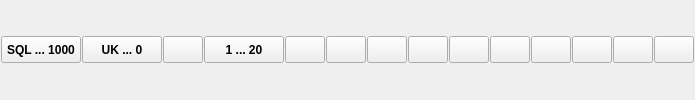
                <widget class="QFrame" name="frame_13">
                 <property name="sizePolicy">
                  <sizepolicy hsizetype="Preferred" vsizetype="Maximum">
                   <horstretch>0</horstretch>
                   <verstretch>0</verstretch>
                  </sizepolicy>
                 </property>
                 <property name="frameShape">
                  <enum>QFrame::NoFrame</enum>
                 </property>
                 <property name="frameShadow">
                  <enum>QFrame::Raised</enum>
                 </property>
                 <layout class="QHBoxLayout" name="horizontalLayout_9">
                  <property name="spacing">
                   <number>1</number>
                  </property>
                  <property name="leftMargin">
                   <number>1</number>
                  </property>
                  <property name="topMargin">
                   <number>1</number>
                  </property>
                  <property name="rightMargin">
                   <number>1</number>
                  </property>
                  <property name="bottomMargin">
                   <number>1</number>
                  </property>
                  <item>
                   <widget class="QPushButton" name="btnPretragaPrivatni_2">
                    <property name="sizePolicy">
                     <sizepolicy hsizetype="Preferred" vsizetype="Maximum">
                      <horstretch>0</horstretch>
                      <verstretch>0</verstretch>
                     </sizepolicy>
                    </property>
                    <property name="minimumSize">
                     <size>
                      <width>0</width>
                      <height>27</height>
                     </size>
                    </property>
                    <property name="font">
                     <font>
                      <weight>75</weight>
                      <bold>true</bold>
                     </font>
                    </property>
                    <property name="cursor">
                     <cursorShape>PointingHandCursor</cursorShape>
                    </property>
                    <property name="text">
                     <string>SQL ... 1000</string>
                    </property>
                    <property name="autoExclusive">
                     <bool>true</bool>
                    </property>
                   </widget>
                  </item>
                  <item>
                   <widget class="QPushButton" name="btnIdentification_5">
                    <property name="sizePolicy">
                     <sizepolicy hsizetype="Preferred" vsizetype="Maximum">
                      <horstretch>0</horstretch>
                      <verstretch>0</verstretch>
                     </sizepolicy>
                    </property>
                    <property name="minimumSize">
                     <size>
                      <width>0</width>
                      <height>27</height>
                     </size>
                    </property>
                    <property name="maximumSize">
                     <size>
                      <width>16777215</width>
                      <height>27</height>
                     </size>
                    </property>
                    <property name="font">
                     <font>
                      <weight>75</weight>
                      <bold>true</bold>
                     </font>
                    </property>
                    <property name="cursor">
                     <cursorShape>PointingHandCursor</cursorShape>
                    </property>
                    <property name="text">
                     <string>UK ... 0</string>
                    </property>
                   </widget>
                  </item>
                  <item>
                   <widget class="QPushButton" name="btnFilterNaziv_2">
                    <property name="sizePolicy">
                     <sizepolicy hsizetype="Maximum" vsizetype="Fixed">
                      <horstretch>0</horstretch>
                      <verstretch>0</verstretch>
                     </sizepolicy>
                    </property>
                    <property name="minimumSize">
                     <size>
                      <width>0</width>
                      <height>27</height>
                     </size>
                    </property>
                    <property name="maximumSize">
                     <size>
                      <width>16777215</width>
                      <height>27</height>
                     </size>
                    </property>
                    <property name="font">
                     <font>
                      <weight>75</weight>
                      <bold>true</bold>
                     </font>
                    </property>
                    <property name="cursor">
                     <cursorShape>PointingHandCursor</cursorShape>
                    </property>
                    <property name="text">
                     <string/>
                    </property>
                    <property name="icon">
                     <iconset resource="../../resources/DonatForm.qrc">
                      <normaloff>:/InDonat/Forms/images/scroll_left.gif</normaloff>:/InDonat/Forms/images/scroll_left.gif</iconset>
                    </property>
                    <property name="iconSize">
                     <size>
                      <width>16</width>
                      <height>16</height>
                     </size>
                    </property>
                   </widget>
                  </item>
                  <item>
                   <widget class="QPushButton" name="btnIdentification_7">
                    <property name="sizePolicy">
                     <sizepolicy hsizetype="Preferred" vsizetype="Maximum">
                      <horstretch>0</horstretch>
                      <verstretch>0</verstretch>
                     </sizepolicy>
                    </property>
                    <property name="minimumSize">
                     <size>
                      <width>0</width>
                      <height>27</height>
                     </size>
                    </property>
                    <property name="maximumSize">
                     <size>
                      <width>16777215</width>
                      <height>27</height>
                     </size>
                    </property>
                    <property name="font">
                     <font>
                      <weight>75</weight>
                      <bold>true</bold>
                     </font>
                    </property>
                    <property name="cursor">
                     <cursorShape>PointingHandCursor</cursorShape>
                    </property>
                    <property name="text">
                     <string>1 ... 20</string>
                    </property>
                   </widget>
                  </item>
                  <item>
                   <widget class="QPushButton" name="btnFilterNaziv_3">
                    <property name="sizePolicy">
                     <sizepolicy hsizetype="Maximum" vsizetype="Fixed">
                      <horstretch>0</horstretch>
                      <verstretch>0</verstretch>
                     </sizepolicy>
                    </property>
                    <property name="minimumSize">
                     <size>
                      <width>0</width>
                      <height>27</height>
                     </size>
                    </property>
                    <property name="maximumSize">
                     <size>
                      <width>16777215</width>
                      <height>27</height>
                     </size>
                    </property>
                    <property name="font">
                     <font>
                      <weight>75</weight>
                      <bold>true</bold>
                     </font>
                    </property>
                    <property name="cursor">
                     <cursorShape>PointingHandCursor</cursorShape>
                    </property>
                    <property name="text">
                     <string/>
                    </property>
                    <property name="icon">
                     <iconset resource="../../resources/DonatForm.qrc">
                      <normaloff>:/InDonat/Forms/images/scroll_right.gif</normaloff>:/InDonat/Forms/images/scroll_right.gif</iconset>
                    </property>
                    <property name="iconSize">
                     <size>
                      <width>16</width>
                      <height>16</height>
                     </size>
                    </property>
                   </widget>
                  </item>
                  <item>
                   <widget class="QPushButton" name="btnIdentification_6">
                    <property name="sizePolicy">
                     <sizepolicy hsizetype="Preferred" vsizetype="Maximum">
                      <horstretch>0</horstretch>
                      <verstretch>0</verstretch>
                     </sizepolicy>
                    </property>
                    <property name="minimumSize">
                     <size>
                      <width>0</width>
                      <height>27</height>
                     </size>
                    </property>
                    <property name="maximumSize">
                     <size>
                      <width>16777215</width>
                      <height>27</height>
                     </size>
                    </property>
                    <property name="font">
                     <font>
                      <weight>75</weight>
                      <bold>true</bold>
                     </font>
                    </property>
                    <property name="cursor">
                     <cursorShape>PointingHandCursor</cursorShape>
                    </property>
                    <property name="toolTip">
                     <string>Identifikacija korisnika</string>
                    </property>
                    <property name="statusTip">
                     <string>Identifikacija korisnika</string>
                    </property>
                    <property name="whatsThis">
                     <string>Identifikacija korisnika</string>
                    </property>
                   </widget>
                  </item>
                  <item>
                   <widget class="QPushButton" name="btnTipListe">
                    <property name="sizePolicy">
                     <sizepolicy hsizetype="Maximum" vsizetype="Fixed">
                      <horstretch>0</horstretch>
                      <verstretch>0</verstretch>
                     </sizepolicy>
                    </property>
                    <property name="minimumSize">
                     <size>
                      <width>0</width>
                      <height>27</height>
                     </size>
                    </property>
                    <property name="maximumSize">
                     <size>
                      <width>16777215</width>
                      <height>27</height>
                     </size>
                    </property>
                    <property name="font">
                     <font>
                      <weight>75</weight>
                      <bold>true</bold>
                     </font>
                    </property>
                    <property name="cursor">
                     <cursorShape>PointingHandCursor</cursorShape>
                    </property>
                    <property name="toolTip">
                     <string>Tip liste.</string>
                    </property>
                    <property name="statusTip">
                     <string>Tip liste.</string>
                    </property>
                    <property name="whatsThis">
                     <string>Tip liste.</string>
                    </property>
                    <property name="text">
                     <string/>
                    </property>
                    <property name="icon">
                     <iconset resource="../../resources/DonatForm.qrc">
                      <normaloff>:/InDonat/Forms/images/formatting_bar2.gif</normaloff>:/InDonat/Forms/images/formatting_bar2.gif</iconset>
                    </property>
                    <property name="iconSize">
                     <size>
                      <width>16</width>
                      <height>16</height>
                     </size>
                    </property>
                   </widget>
                  </item>
                  <item>
                   <widget class="QPushButton" name="btnOznciSve">
                    <property name="sizePolicy">
                     <sizepolicy hsizetype="Maximum" vsizetype="Fixed">
                      <horstretch>0</horstretch>
                      <verstretch>0</verstretch>
                     </sizepolicy>
                    </property>
                    <property name="minimumSize">
                     <size>
                      <width>0</width>
                      <height>27</height>
                     </size>
                    </property>
                    <property name="maximumSize">
                     <size>
                      <width>16777215</width>
                      <height>27</height>
                     </size>
                    </property>
                    <property name="font">
                     <font>
                      <weight>75</weight>
                      <bold>true</bold>
                     </font>
                    </property>
                    <property name="cursor">
                     <cursorShape>PointingHandCursor</cursorShape>
                    </property>
                    <property name="toolTip">
                     <string>Označi sve.</string>
                    </property>
                    <property name="statusTip">
                     <string>Označi sve.</string>
                    </property>
                    <property name="whatsThis">
                     <string>Označi sve.</string>
                    </property>
                    <property name="text">
                     <string/>
                    </property>
                    <property name="icon">
                     <iconset resource="../../resources/DonatForm.qrc">
                      <normaloff>:/InDonat/Forms/images/CHECK2.gif</normaloff>:/InDonat/Forms/images/CHECK2.gif</iconset>
                    </property>
                    <property name="iconSize">
                     <size>
                      <width>16</width>
                      <height>16</height>
                     </size>
                    </property>
                   </widget>
                  </item>
                  <item>
                   <widget class="QPushButton" name="btnOdznaciSve">
                    <property name="sizePolicy">
                     <sizepolicy hsizetype="Maximum" vsizetype="Fixed">
                      <horstretch>0</horstretch>
                      <verstretch>0</verstretch>
                     </sizepolicy>
                    </property>
                    <property name="minimumSize">
                     <size>
                      <width>0</width>
                      <height>27</height>
                     </size>
                    </property>
                    <property name="maximumSize">
                     <size>
                      <width>16777215</width>
                      <height>27</height>
                     </size>
                    </property>
                    <property name="font">
                     <font>
                      <weight>75</weight>
                      <bold>true</bold>
                     </font>
                    </property>
                    <property name="cursor">
                     <cursorShape>PointingHandCursor</cursorShape>
                    </property>
                    <property name="toolTip">
                     <string>Odznaći sve.</string>
                    </property>
                    <property name="statusTip">
                     <string>Odznaći sve.</string>
                    </property>
                    <property name="whatsThis">
                     <string>Odznaći sve.</string>
                    </property>
                    <property name="text">
                     <string/>
                    </property>
                    <property name="icon">
                     <iconset resource="../../resources/DonatForm.qrc">
                      <normaloff>:/InDonat/Forms/images/CHECK1.gif</normaloff>:/InDonat/Forms/images/CHECK1.gif</iconset>
                    </property>
                    <property name="iconSize">
                     <size>
                      <width>16</width>
                      <height>16</height>
                     </size>
                    </property>
                   </widget>
                  </item>
                  <item>
                   <widget class="QPushButton" name="btnUpisOznacenog">
                    <property name="sizePolicy">
                     <sizepolicy hsizetype="Maximum" vsizetype="Fixed">
                      <horstretch>0</horstretch>
                      <verstretch>0</verstretch>
                     </sizepolicy>
                    </property>
                    <property name="minimumSize">
                     <size>
                      <width>0</width>
                      <height>27</height>
                     </size>
                    </property>
                    <property name="maximumSize">
                     <size>
                      <width>16777215</width>
                      <height>27</height>
                     </size>
                    </property>
                    <property name="font">
                     <font>
                      <weight>75</weight>
                      <bold>true</bold>
                     </font>
                    </property>
                    <property name="cursor">
                     <cursorShape>PointingHandCursor</cursorShape>
                    </property>
                    <property name="toolTip">
                     <string>Upis označenog na listu.</string>
                    </property>
                    <property name="statusTip">
                     <string>Upis označenog na listu.</string>
                    </property>
                    <property name="whatsThis">
                     <string>Upis označenog na listu.</string>
                    </property>
                    <property name="text">
                     <string/>
                    </property>
                    <property name="icon">
                     <iconset resource="../../resources/DonatForm.qrc">
                      <normaloff>:/InDonat/Forms/images/OLOVKA.GIF</normaloff>:/InDonat/Forms/images/OLOVKA.GIF</iconset>
                    </property>
                    <property name="iconSize">
                     <size>
                      <width>16</width>
                      <height>16</height>
                     </size>
                    </property>
                   </widget>
                  </item>
                  <item>
                   <widget class="QPushButton" name="btnUpisSvihZapisa">
                    <property name="sizePolicy">
                     <sizepolicy hsizetype="Maximum" vsizetype="Fixed">
                      <horstretch>0</horstretch>
                      <verstretch>0</verstretch>
                     </sizepolicy>
                    </property>
                    <property name="minimumSize">
                     <size>
                      <width>0</width>
                      <height>27</height>
                     </size>
                    </property>
                    <property name="maximumSize">
                     <size>
                      <width>16777215</width>
                      <height>27</height>
                     </size>
                    </property>
                    <property name="font">
                     <font>
                      <weight>75</weight>
                      <bold>true</bold>
                     </font>
                    </property>
                    <property name="cursor">
                     <cursorShape>PointingHandCursor</cursorShape>
                    </property>
                    <property name="toolTip">
                     <string>Upis svih redaka na listu.</string>
                    </property>
                    <property name="statusTip">
                     <string>Upis svih redaka na listu.</string>
                    </property>
                    <property name="whatsThis">
                     <string>Upis svih redaka na listu.</string>
                    </property>
                    <property name="text">
                     <string/>
                    </property>
                    <property name="icon">
                     <iconset resource="../../resources/DonatForm.qrc">
                      <normaloff>:/InDonat/Forms/images/icon_bullets.gif</normaloff>:/InDonat/Forms/images/icon_bullets.gif</iconset>
                    </property>
                    <property name="iconSize">
                     <size>
                      <width>16</width>
                      <height>16</height>
                     </size>
                    </property>
                   </widget>
                  </item>
                  <item>
                   <widget class="QPushButton" name="btnObrisiListu">
                    <property name="sizePolicy">
                     <sizepolicy hsizetype="Maximum" vsizetype="Fixed">
                      <horstretch>0</horstretch>
                      <verstretch>0</verstretch>
                     </sizepolicy>
                    </property>
                    <property name="minimumSize">
                     <size>
                      <width>0</width>
                      <height>27</height>
                     </size>
                    </property>
                    <property name="maximumSize">
                     <size>
                      <width>16777215</width>
                      <height>27</height>
                     </size>
                    </property>
                    <property name="font">
                     <font>
                      <weight>75</weight>
                      <bold>true</bold>
                     </font>
                    </property>
                    <property name="cursor">
                     <cursorShape>PointingHandCursor</cursorShape>
                    </property>
                    <property name="toolTip">
                     <string>Obrisi listu.</string>
                    </property>
                    <property name="statusTip">
                     <string>Obrisi listu.</string>
                    </property>
                    <property name="whatsThis">
                     <string>Obrisi listu.</string>
                    </property>
                    <property name="text">
                     <string/>
                    </property>
                    <property name="icon">
                     <iconset resource="../../resources/DonatForm.qrc">
                      <normaloff>:/InDonat/Forms/images/DEL.GIF</normaloff>:/InDonat/Forms/images/DEL.GIF</iconset>
                    </property>
                    <property name="iconSize">
                     <size>
                      <width>16</width>
                      <height>16</height>
                     </size>
                    </property>
                   </widget>
                  </item>
                  <item>
                   <widget class="QPushButton" name="btnIspisExcell">
                    <property name="sizePolicy">
                     <sizepolicy hsizetype="Maximum" vsizetype="Fixed">
                      <horstretch>0</horstretch>
                      <verstretch>0</verstretch>
                     </sizepolicy>
                    </property>
                    <property name="minimumSize">
                     <size>
                      <width>0</width>
                      <height>27</height>
                     </size>
                    </property>
                    <property name="maximumSize">
                     <size>
                      <width>16777215</width>
                      <height>27</height>
                     </size>
                    </property>
                    <property name="font">
                     <font>
                      <weight>75</weight>
                      <bold>true</bold>
                     </font>
                    </property>
                    <property name="cursor">
                     <cursorShape>PointingHandCursor</cursorShape>
                    </property>
                    <property name="toolTip">
                     <string>Ispis Excell.</string>
                    </property>
                    <property name="statusTip">
                     <string>Ispis Excell.</string>
                    </property>
                    <property name="whatsThis">
                     <string>Ispis Excell.</string>
                    </property>
                    <property name="text">
                     <string/>
                    </property>
                    <property name="icon">
                     <iconset resource="../../resources/DonatForm.qrc">
                      <normaloff>:/InDonat/Forms/images/excel.gif</normaloff>:/InDonat/Forms/images/excel.gif</iconset>
                    </property>
                    <property name="iconSize">
                     <size>
                      <width>16</width>
                      <height>16</height>
                     </size>
                    </property>
                   </widget>
                  </item>
                  <item>
                   <widget class="QPushButton" name="btnPrikaziListu">
                    <property name="sizePolicy">
                     <sizepolicy hsizetype="Maximum" vsizetype="Fixed">
                      <horstretch>0</horstretch>
                      <verstretch>0</verstretch>
                     </sizepolicy>
                    </property>
                    <property name="minimumSize">
                     <size>
                      <width>0</width>
                      <height>27</height>
                     </size>
                    </property>
                    <property name="maximumSize">
                     <size>
                      <width>16777215</width>
                      <height>27</height>
                     </size>
                    </property>
                    <property name="font">
                     <font>
                      <weight>75</weight>
                      <bold>true</bold>
                     </font>
                    </property>
                    <property name="cursor">
                     <cursorShape>PointingHandCursor</cursorShape>
                    </property>
                    <property name="toolTip">
                     <string>Prikaži listu.</string>
                    </property>
                    <property name="statusTip">
                     <string>Prikaži listu.</string>
                    </property>
                    <property name="whatsThis">
                     <string>Prikaži listu.</string>
                    </property>
                    <property name="text">
                     <string/>
                    </property>
                    <property name="icon">
                     <iconset resource="../../resources/DonatForm.qrc">
                      <normaloff>:/InDonat/Forms/images/icon_bullets_over.gif</normaloff>:/InDonat/Forms/images/icon_bullets_over.gif</iconset>
                    </property>
                    <property name="iconSize">
                     <size>
                      <width>16</width>
                      <height>16</height>
                     </size>
                    </property>
                   </widget>
                  </item>
                 </layout>
                </widget>
